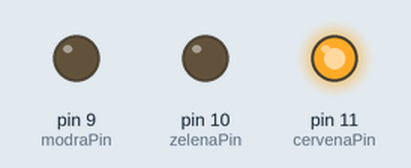
Simulated run of this sketch. Board: Arduino Uno, built with avr-gcc and run on an emulated ATmega328P. On the bench: output pins drawn as LEDs (lit = HIGH).

Above: at 0.05 s.
At 1.9 s:
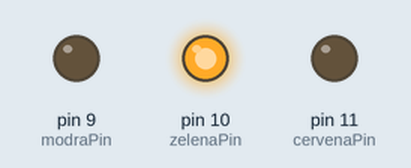
At 2.8 s:
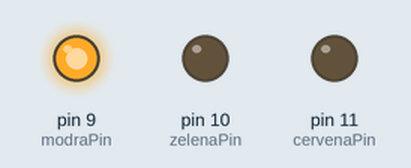
At 3.75 s:
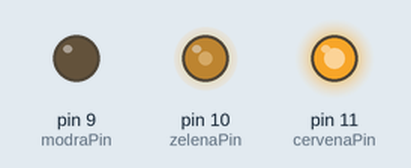
At 5.6 s:
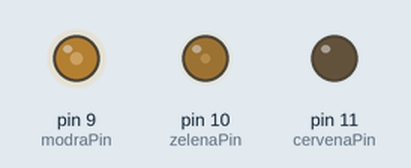
At 7.5 s:
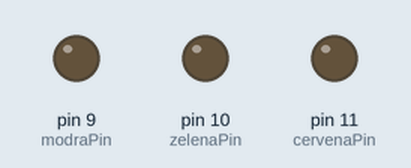
Timing chart, 0 to 9.8 s (numbered marks = the images above):
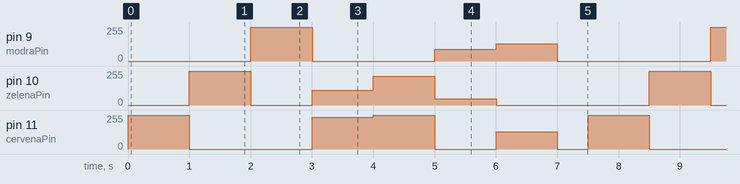

The sketch:

RGB_LED.ino
```cpp
/*
 * LaskaKit Arduino MAXI Starter kit – Lekce 21: RGB LED
 *
 * RGB LED postupně svítí červeně, zeleně a modře a pak míchá další
 * barvy – oranžovou, žlutou, indigo a fialovou. Jas každé složky
 * se řídí přes PWM.
 *
 * Zapojení:
 *   RGB LED modul: R–11, G–10, B–9, – na GND
 *
 * Knihovny: žádné (jen Arduino IDE)
 * Desky:    Arduino UNO R3, Arduino UNO R4 WiFi, Arduino Mega 2560
 *
 * Verze návodu 3.0 (10/2026)
 * LaskaKit | https://www.laskakit.cz | podpora@laskakit.cz
 */

const int cervenaPin = 11;
const int zelenaPin = 10;
const int modraPin = 9;

void setup() {
  pinMode(cervenaPin, OUTPUT);
  pinMode(zelenaPin, OUTPUT);
  pinMode(modraPin, OUTPUT);
}

void loop() {
  barva(255, 0, 0);     // červená
  delay(1000);
  barva(0, 255, 0);     // zelená
  delay(1000);
  barva(0, 0, 255);     // modrá
  delay(1000);
  barva(237, 109, 0);   // oranžová
  delay(1000);
  barva(255, 215, 0);   // žlutá
  delay(1000);
  barva(0, 46, 90);     // indigo
  delay(1000);
  barva(128, 0, 128);   // fialová
  delay(1000);
  barva(0, 0, 0);       // zhasnuto
  delay(500);
}

// nastaví jas jednotlivých složek 0–255
void barva(int r, int g, int b) {
  analogWrite(cervenaPin, r);
  analogWrite(zelenaPin, g);
  analogWrite(modraPin, b);
}
```

Measured:
- by itself, pin 9 (modraPin): repeats every 7.5 s: 0/255 2.0 s, 90/255 1.0 s, 128/255 1.0 s, 0/255 2.5 s, 255/255 1.0 s
- by itself, pin 10 (zelenaPin): repeats every 7.5 s: 0/255 1.0 s, 109/255 1.0 s, 215/255 1.0 s, 46/255 1.0 s, 0/255 2.5 s, 255/255 1.0 s
- by itself, pin 11 (cervenaPin): repeats every 7.5 s: 0/255 2.0 s, 237/255 1.0 s, 255/255 1.0 s, 0/255 1.0 s, 128/255 1.0 s, 0/255 0.50 s, 255/255 1.0 s
